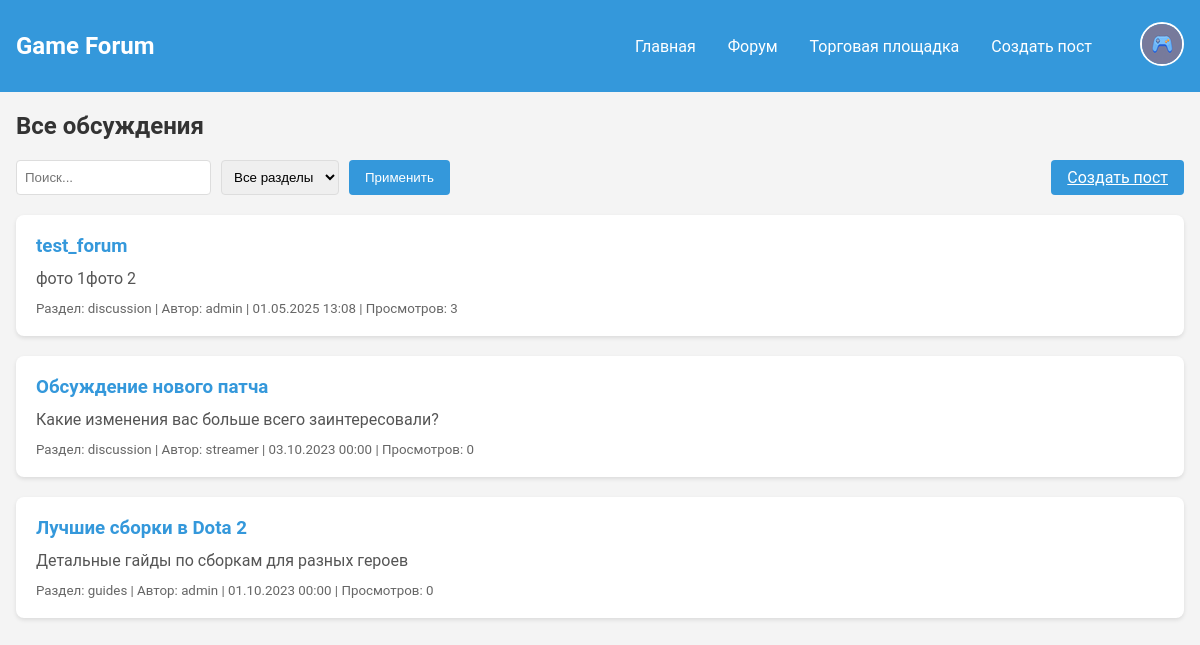
The page /forum (signed in) on the database its author committed.
### app.py (models this page shows, shortened)
class Post(db.Model):
    __tablename__ = 'post'
    id = db.Column(db.Integer, primary_key=True)
    title = db.Column(db.String(100), nullable=False)
    content = db.Column(db.Text, nullable=False)
    user_id = db.Column(db.Integer, db.ForeignKey('user.id'), nullable=False)
    section = db.Column(db.String(20))
    price = db.Column(db.Float, nullable=True)
    created_at = db.Column(db.DateTime, default=datetime.utcnow)
    views = db.Column(db.Integer, default=0)
    comments = db.relationship('Comment', backref='post', lazy=True, cascade='all, delete-orphan')
    images = db.relationship('Image', backref='post', lazy=True, cascade='all, delete-orphan')

class User(UserMixin, db.Model):
    __tablename__ = 'user'
    id = db.Column(db.Integer, primary_key=True)
    username = db.Column(db.String(80), unique=True, nullable=False)
    password_hash = db.Column(db.String(128), nullable=False)
    posts = db.relationship('Post', backref='author', lazy=True, cascade='all, delete-orphan')
    comments = db.relationship('Comment', backref='author', lazy=True)

### app.py (the view)
@app.route('/forum')
def forum():
    page = request.args.get('page', 1, type=int)
    search_query = request.args.get('search', '')
    section_filter = request.args.get('section_filter', '')
    query = Post.query.filter(Post.section != 'marketplace')
    if search_query:
        query = query.filter(
            (Post.title.ilike(f'%{search_query}%')) |
            (Post.content.ilike(f'%{search_query}%'))
        )
    if section_filter:
        query = query.filter_by(section=section_filter)
    posts = query.order_by(Post.created_at.desc()).paginate(page=page, per_page=10)
    return render_template('forum.html', posts=posts, search_query=search_query, section_filter=section_filter)

### app.py (called while the page is built)
@login_manager.user_loader
def load_user(user_id):
    return User.query.get(int(user_id))

### templates/forum.html (shortened to what this page needs)
{% extends "base.html" %}
{% block content %}
    <h2>Все обсуждения</h2>
    <div class="forum-controls">
        <form method="GET" action="/forum" class="search-form">
            <input type="text" name="search" placeholder="Поиск..." value="{{ search_query }}">
            <select name="section_filter">
                <option value="">Все разделы</option>
            </select>
            <button type="submit" class="btn">Применить</button>
        </form>
        {% if current_user.is_authenticated %}
            <a href="{{ url_for('create_post') }}" class="btn">Создать пост</a>
        {% endif %}
    </div>
    {% if posts.items %}
        {% for post in posts.items %}
            <div class="post">
                <h3><a href="{{ url_for('post_detail', post_id=post.id) }}">{{ post.title }}</a></h3>
                <div class="post-preview-content">
                    {{ post.content|striptags|truncate(200) }}
                </div>
                <small>
                    Раздел: {{ post.section }} |
                    Автор: {{ post.author.username }} |
                    {{ post.created_at.strftime('%d.%m.%Y %H:%M') }} |
                    Просмотров: {{ post.views|default(0) }}
                </small>
            </div>
        {% endfor %}
    {% endif %}
{% endblock %}

### static/style.css (style rules this page uses)
:root { --primary-color: #3498db; --success-color: #2ecc71; --error-color: #e74c3c; --background-color: #f4f4f4; --text-color: #333; --header-color: #2c3e50; }
body { background-color: var(--background-color); color: var(--text-color); font-family: 'Roboto', sans-serif; margin: 0; padding: 0; }
.post { background: white; padding: 20px; margin-bottom: 20px; border-radius: 8px; box-shadow: 0 2px 4px rgba(0,0,0,0.1); }
.post-preview-content { margin: 10px 0; color: #555; line-height: 1.5; }
.post h3 { margin-top: 0; color: var(--primary-color); }
.btn { background-color: var(--primary-color); color: white; padding: 0.5rem 1rem; border: none; border-radius: 4px; cursor: pointer; transition: 0.3s; }

### templates/forum.html (style rules this page uses)
.forum-controls { display: flex; justify-content: space-between; margin-bottom: 20px; flex-wrap: wrap; gap: 10px; }
.search-form { display: flex; gap: 10px; flex-wrap: wrap; }
.search-form input, .search-form select { padding: 8px; border: 1px solid #ddd; border-radius: 4px; }
.post { background: white; padding: 20px; margin-bottom: 20px; border-radius: 8px; box-shadow: 0 2px 4px rgba(0,0,0,0.1); }
.post h3 { margin-top: 0; margin-bottom: 10px; }
.post h3 a { color: var(--primary-color); text-decoration: none; }
.post-preview-content { margin: 10px 0; color: #555; line-height: 1.5; }
.post small { display: block; margin-top: 10px; color: #666; }

### rows shown on the page
Post: title "test_forum", content "фото 1фото 2", section "discussion", author.username "admin", created_at "01.05.2025 13:08", views "3"
Post: title "Обсуждение нового патча", content "Какие изменения вас больше всего заинтересовали?", section "discussion", author.username "streamer", created_at "03.10.2023 00:00", views "0"
Post: title "Лучшие сборки в Dota 2", content "Детальные гайды по сборкам для разных героев", section "guides", author.username "admin", created_at "01.10.2023 00:00", views "0"
